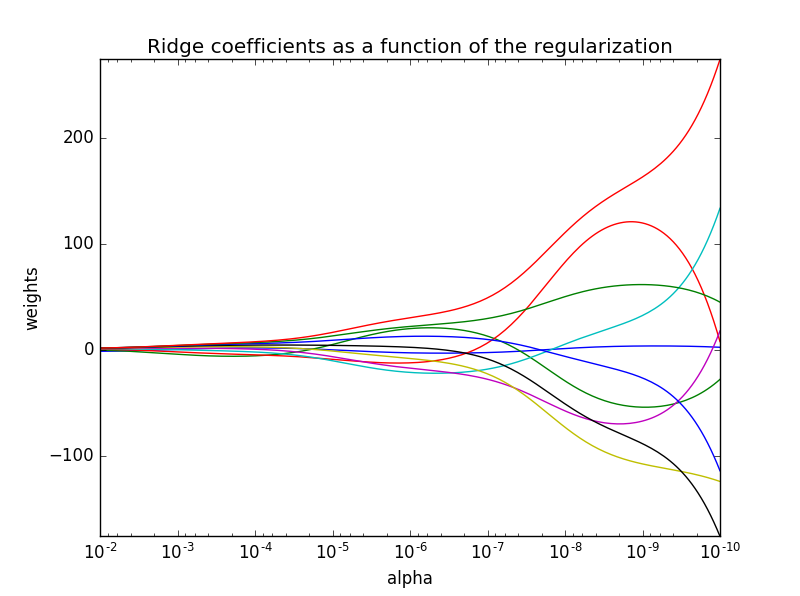

Python code for this plot:
#!/usr/bin/python
# -*- coding: utf-8 -*-

"""
=========================================================
Application of Ridge regression 
=========================================================
This example also shows the usefulness of applying Ridge regression to highly ill-conditioned matrices. 
For such matrices, a slight change in the target variable can cause huge variances in the calculated weights. 
In such cases, it is useful to set a certain regularization (alpha) to reduce this variation (noise).

"""

print(__doc__)

# Author : HangJie

import numpy as np
import matplotlib.pyplot as plt
from sklearn import linear_model

# X is the 10x10 Hilbert matrix
X = 1. / (np.arange(1, 11) + np.arange(0, 10)[:, np.newaxis])
y = np.ones(10)

###############################################################################
# Compute paths

n_alphas = 200
alphas = np.logspace(-10, -2, n_alphas)
clf = linear_model.Ridge(fit_intercept=False)

coefs = []
for a in alphas:
    clf.set_params(alpha=a)
    clf.fit(X, y)
    coefs.append(clf.coef_)

###############################################################################
# Display results

ax = plt.gca()

ax.plot(alphas, coefs)
ax.set_xscale('log')
ax.set_xlim(ax.get_xlim()[::-1])  # reverse axis
plt.xlabel('alpha')
plt.ylabel('weights')
plt.title('Ridge coefficients as a function of the regularization')
plt.axis('tight')
plt.show()
